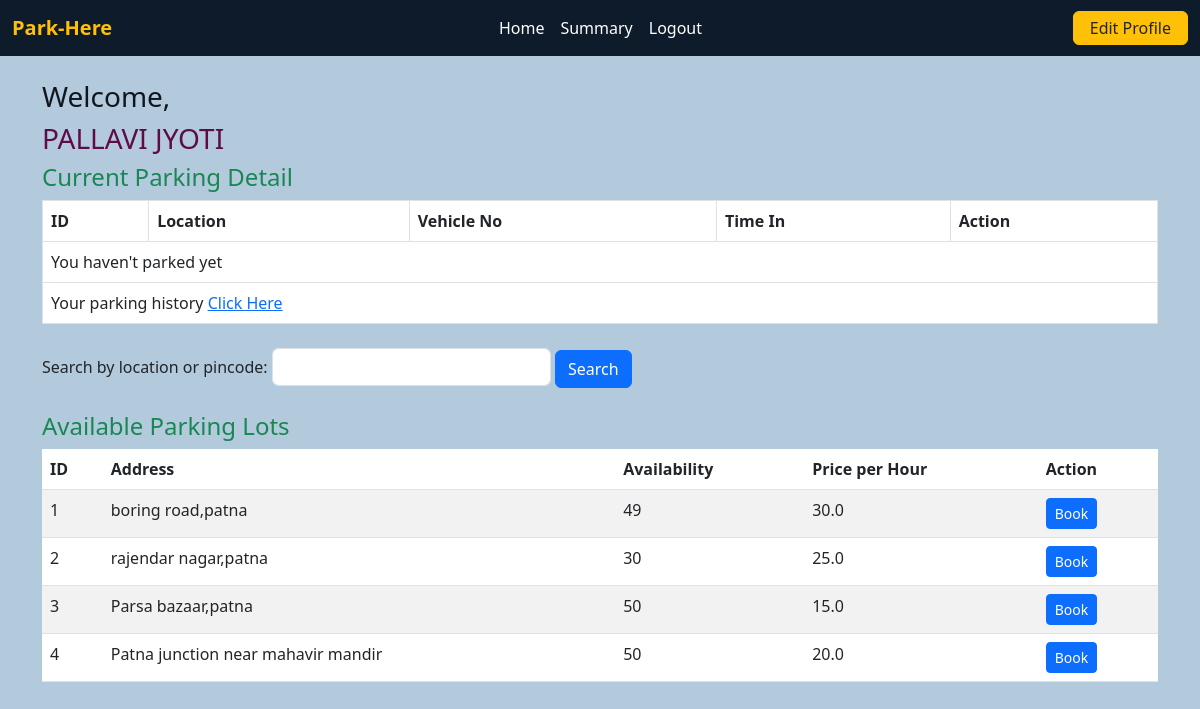
The page /user/dashboard/2 (signed in) on the database its author committed.
### controllers/model.py (models this page shows)
class User(db.Model,UserMixin):
    id=db.Column(db.Integer,primary_key=True,autoincrement=True)
    name=db.Column(db.String(80),nullable=False)
    email=db.Column(db.String(100),nullable=False,unique=True)
    password=db.Column(db.String(50),nullable=False)
    address=db.Column(db.String(120),nullable=False)
    pincode=db.Column(db.Integer,nullable=False)
    is_admin=db.Column(db.Boolean,default=False)

class ParkingLot(db.Model):
    id = db.Column(db.Integer, primary_key=True)
    name = db.Column(db.String(100))
    address = db.Column(db.String(200))
    pincode = db.Column(db.String(10))
    price_per_hour = db.Column(db.Float)
    max_spots = db.Column(db.Integer)
    spots = db.relationship('ParkingSpot', backref='lot', cascade='all, delete-orphan')

### controllers/user_route.py (the view)
@app.route("/user/dashboard/<int:user_id>", methods=["GET", "POST"])
@login_required
def user_dashboard(user_id):
    user = User.query.get(user_id)
    search = request.args.get('search')
    if search:
        lots = ParkingLot.query.filter(ParkingLot.address.ilike(f"%{search}%") | ParkingLot.pincode.ilike(f"%{search}%")).all()
    else:
        lots = ParkingLot.query.all()
    for lot in lots:
        total_spots = len(lot.spots)
        occupied_spots = int(0)
        for spot in lot.spots:
            if spot.is_occupied:
                occupied_spots = occupied_spots + int(1)
        lot.capacity = total_spots
        lot.occupied = occupied_spots
        lot.remain_spot = lot.capacity-lot.occupied
    history = ParkingSpot.query.filter_by(customer_id=user.id).filter(ParkingSpot.time_in != None).order_by(ParkingSpot.time_in.desc()).all()
    return render_template("user_dashboard.html", user=user, lots=lots, history=history)

### app.py (called while the page is built)
@login_manager.user_loader
def load_user(user_id):
    return User.query.get(user_id)

### templates/user_dashboard.html (shortened to what this page needs)
<!DOCTYPE html>
<html lang="en">
<head>
  <link href="https://cdn.jsdelivr.net/npm/bootstrap@5.3.0/dist/css/bootstrap.min.css" rel="stylesheet">
</head>
<body>
  <nav class="navbar navbar-expand-lg" style="background-color: #0d1b2a;">
    <div class="container-fluid">
      <a class="navbar-brand fw-bold text-warning">Park-Here</a>
      <div class="collapse navbar-collapse justify-content-between" id="navbarContent">
        <ul class="navbar-nav mx-auto mb-2 mb-lg-0">
          <li class="nav-item">
            <a class="nav-link" href="{{ url_for("user_dashboard",user_id=user.id) }}">Home</a>
          </li>
          <li class="nav-item">
            <a class="nav-link" href="{{ url_for('user_summary',user_id=user.id) }}">Summary</a>
          </li>
          <li class="nav-item">
            <a class="nav-link" href="/logout">Logout</a>
          </li>
        </ul>
        <ul class="navbar-nav mb-2 mb-lg-0">
          <li class="nav-item">
            <a button type="button" class="btn btn-warning text-dark px-3 py-1" href="{{ url_for('edit_profile',user_id=user.id) }}">Edit Profile</a>
          </li>
        </ul>
      </div>
    </div>
  </nav>
  <div class="container mt-4">
    <h3 class="welcome">Welcome,</h3>
    <h3 class="user">{{ user.name | upper }}</h3>
    <h4 class="text-success">Current Parking Detail</h4>
    <table class="table table-bordered">
      <thead>
        <tr>
          <th>ID</th>
          <th>Location</th>
          <th>Vehicle No</th>
          <th>Time In</th>
          <th>Action</th>
        </tr>
      </thead>
      <tbody>
        {% for spot in history %}
        <tr>
          <td>{{ spot.id }}</td>
          <td>{{ spot.lot.address }}</td>
          <td>{{ spot.vehicle_number }}</td>
          <td>{{ spot.time_in.strftime('%Y-%m-%d %H:%M') }}</td>
          <td>
            {% if spot.is_occupied %}
            <a href="{{ url_for('release_spot', user_id=user.id, spot_id=spot.id) }}" class="btn btn-danger btn-sm">Release</a>
            {% else %}
              <span class="badge bg-success">Released</span>
            {% endif %}
          </td>
        </tr>
        {% else %}
        <tr>
          <td colspan="5">You haven't parked yet</td>
        </tr>
        {% endfor %}
         <tr>
          <td colspan="5">Your parking history
            <a href="{{ url_for('history', user_id=user.id)}}">Click Here</a></td>
        </tr>
      </tbody>
    </table>
    <form method="get" class="mt-4">
      <label for="search" class="text-Secondary">Search by location or pincode:</label>
      <input type="text" name="search" class="form-control w-25 d-inline">
      <button class="btn btn-primary">Search</button>
    </form>
    <h4 class="mt-4 text-success">Available Parking Lots</h4>
    <table class="table table-striped">
      <thead>
        <tr>
          <th>ID</th>
          <th>Address</th>
          <th>Availability</th>
          <th>Price per Hour</th>
          <th>Action</th>
        </tr>
      </thead>
      <tbody>
        {% for lot in lots %}
        <tr>
          <td>{{ lot.id }}</td>
          <td>{{ lot.address }}</td>
          <td>{{ lot.remain_spot }}</td>
          <td>{{ lot.price_per_hour}}</td>
          <td>
            <a href="{{ url_for('book_spot', user_id=user.id, lot_id=lot.id) }}" class="btn btn-primary btn-sm">Book</a>
          </td>
        </tr>
        {% else %}
        <tr>
          <td colspan="4">No lots found.</td>
        </tr>
        {% endfor %}
      </tbody>
    </table>
  </div>
</body>
</html>

### templates/user_dashboard.html (style rules this page uses)
.navbar { background-color: #1f1f1f; }
.nav-link { color: white !important; }
.welcome { color: rgba(2, 6, 12, 0.92); }
.user { color: #5e0c47; }
body { background-color: #b2cadc; }

### rows shown on the page
User: name "PALLAVI JYOTI"
ParkingLot: id "1", address "boring road,patna", remain_spot "49", price_per_hour "30.0"
ParkingLot: id "2", address "rajendar nagar,patna", remain_spot "30", price_per_hour "25.0"
ParkingLot: id "3", address "Parsa bazaar,patna", remain_spot "50", price_per_hour "15.0"
ParkingLot: id "4", address "Patna junction near mahavir mandir", remain_spot "50", price_per_hour "20.0"
